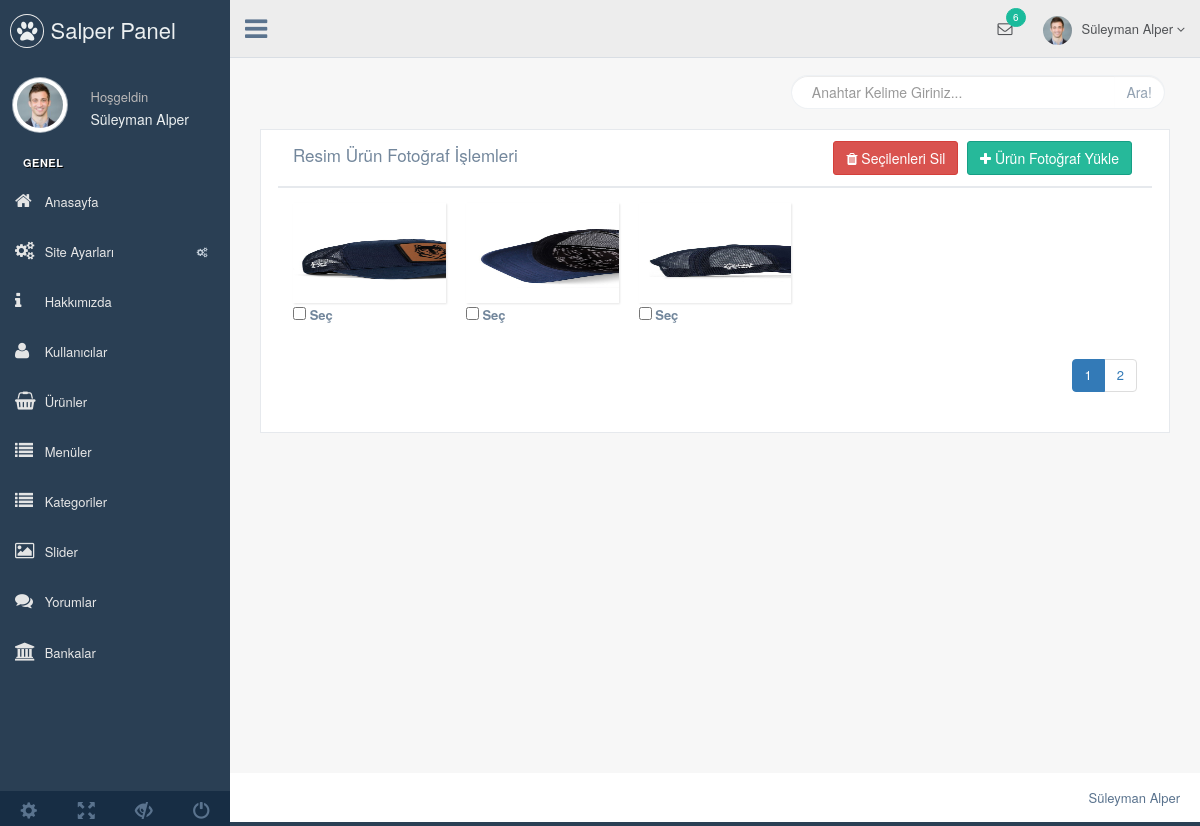
/eticaret/nedmin/production/urun-galeri.php?urun_id=23 (signed in), run on the app's committed database.
### tables this page shows
CREATE TABLE `kullanici` (
  `kullanici_id` int(11) NOT NULL,
  `kullanici_zaman` datetime NOT NULL DEFAULT current_timestamp(),
  `kullanici_resim` varchar(250) NOT NULL,
  `kullanici_tc` varchar(50) NOT NULL,
  `kullanici_ad` varchar(50) NOT NULL,
  `kullanici_mail` varchar(100) NOT NULL,
  `kullanici_gsm` varchar(50) NOT NULL,
  `kullanici_password` varchar(50) NOT NULL,
  `kullanici_adsoyad` varchar(50) NOT NULL,
  `kullanici_adres` varchar(250) NOT NULL,
  `kullanici_il` varchar(100) NOT NULL,
  `kullanici_ilce` varchar(100) NOT NULL,
  `kullanici_unvan` varchar(100) NOT NULL,
  `kullanici_yetki` varchar(50) NOT NULL,
  `kullanici_durum` int(1) NOT NULL DEFAULT 1
);

CREATE TABLE `urunfoto` (
  `urunfoto_id` int(11) NOT NULL,
  `urun_id` int(11) NOT NULL,
  `urunfoto_resimyol` varchar(255) NOT NULL,
  `urunfoto_sira` int(2) NOT NULL
);

### eticaret/nedmin/production/urun-galeri.php (the view, shortened to what this page needs)
<?php
include 'header.php';
?>
<div class="right_col" role="main">
  <div class="">
    <div class="page-title">
    </div>
    <div class="col-md-12">
      <div class="title_right">
        <div class="col-md-5 col-sm-5 col-xs-12 form-group pull-right top_search">
          <form action="" method="POST">
            <div class="input-group">
              <input type="text" class="form-control" name="aranan" placeholder="Anahtar Kelime Giriniz...">
              <span class="input-group-btn">
                <button class="btn btn-default" type="submit" name="arama">Ara!</button>
              </span>
            </div>
          </form>
        </div>
      </div>
    </div>
    <div class="clearfix"></div>
    <div class="row">
      <div class="col-md-12 col-sm-12 col-xs-12">
        <div class="col-md-12 col-sm-12 col-xs-12">
          <div class="x_panel">
            <div class="x_title">
              <div align="left" class="col-md-6">
                <h2>Resim Ürün Fotoğraf İşlemleri <small>
                    <?php
                    if (isset($_GET['durum'])) {
                      if ($_GET['durum'] == 'ok') { ?>
                        <b style="color:green;">İşlem başarılı...</b>
                      <?php } elseif ($_GET['durum'] == 'no') { ?>
                        <b style="color:red;">İşlem Başarısız...</b>
                    <?php }
                    } ?></small></h2><br>
              </div>
              <form action="../netting/islem.php" method="POST" enctype="multipart/form-data">
                <div align="right" class="col-md-6">
                  <button type="submit" name="urunfotosil" class="btn btn-danger "><i class="fa fa-trash" aria-hidden="true"></i> Seçilenleri Sil</button>
                  <a class="btn btn-success" href="urun-foto-yukle.php?urun_id=<?php echo $_GET['urun_id']; ?>"><i class="fa fa-plus" aria-hidden="true"></i> Ürün Fotoğraf Yükle</a>
                </div>
                <div class="clearfix"></div>
            </div>
            <div class="x_content">
              <?php
              $sayfada = 25;
              $sorgu = $db->prepare("select * from urunfoto");
              $sorgu->execute();
              $toplam_urunfoto = $sorgu->rowCount();
              $toplam_sayfa = ceil($toplam_urunfoto / $sayfada);
              $sayfa = isset($_GET['sayfa']) ? (int) $_GET['sayfa'] : 1;
              $limit = ($sayfa - 1) * $sayfada;
              $urunfotosor = $db->prepare("select * from urunfoto where urun_id=:urun_id order by urunfoto_id DESC limit $limit,$sayfada");
              $urunfotosor->execute(array(
                'urun_id' => $_GET['urun_id']
              ));
              while ($urunfotocek = $urunfotosor->fetch(PDO::FETCH_ASSOC)) { ?>
                <div class="col-md-55">
                  <label>
                    <div class="image view view-first">
                      <img style="width: 250px; height: 100px; display: block;" src="../../<?php echo $urunfotocek['urunfoto_resimyol']; ?>" alt="image" />
                    </div>
                    <input type="checkbox" name="urunfotosec[]" value="<?php echo $urunfotocek['urunfoto_id']; ?>"> Seç
                  </label>
                </div>
              <?php } ?>
              <div align="right" class="col-md-12">
                <ul class="pagination">
                  <?php
                  $s = 0;
                  while ($s < $toplam_sayfa) {
                    $s++; ?>
                    <?php
                    if ($s == $sayfa) { ?>
                      <li class="active">
                        <a href="urunfoto.php?sayfa=<?php echo $s; ?>"><?php echo $s; ?></a>
                      </li>
                    <?php } else { ?>
                      <li>
                        <a href="urunfoto.php?sayfa=<?php echo $s; ?>"><?php echo $s; ?></a>
                      </li>
                  <?php   }
                  }
                  ?>
                </ul>
              </div>
            </div>
          </div>
        </div>
      </div>
    </div>
  </div>
</div>
<?php include 'footer.php'; ?>

### eticaret/nedmin/production/header.php (shortened to what this page needs)
<?php
include '../netting/baglan.php';
$kullanicisor=$db->prepare("SELECT * FROM kullanici where kullanici_mail=:mail");
$kullanicisor->execute(array(
  'mail' => $_SESSION['kullanici_mail']
  ));
$kullanicicek=$kullanicisor->fetch(PDO::FETCH_ASSOC);
?>
<!DOCTYPE html>
<html lang="en">
<head>
  <link href="../vendors/bootstrap/dist/css/bootstrap.min.css" rel="stylesheet">
  <link href="../vendors/font-awesome/css/font-awesome.min.css" rel="stylesheet">
  <link href="../vendors/nprogress/nprogress.css" rel="stylesheet">
  <link href="../vendors/iCheck/skins/flat/green.css" rel="stylesheet">
  <link href="../vendors/datatables.net-bs/css/dataTables.bootstrap.min.css" rel="stylesheet">
  <link href="../vendors/datatables.net-buttons-bs/css/buttons.bootstrap.min.css" rel="stylesheet">
  <link href="../vendors/datatables.net-fixedheader-bs/css/fixedHeader.bootstrap.min.css" rel="stylesheet">
  <link href="../vendors/datatables.net-responsive-bs/css/responsive.bootstrap.min.css" rel="stylesheet">
  <link href="../vendors/datatables.net-scroller-bs/css/scroller.bootstrap.min.css" rel="stylesheet">
  <link href="../vendors/dropzone/dist/min/dropzone.min.css" rel="stylesheet">
  <link href="../build/css/custom.min.css" rel="stylesheet">
</head>
<body class="nav-md">
  <div class="container body">
    <div class="main_container">
      <div class="col-md-3 left_col">
        <div class="left_col scroll-view">
          <div class="navbar nav_title" style="border: 0;">
            <a href="index.php" class="site_title"><i class="fa fa-paw"></i> <span>Salper Panel</span></a>
          </div>
          <div class="profile clearfix">
            <div class="profile_pic">
              <img src="images/img.jpg" alt="..." class="img-circle profile_img">
            </div>
            <div class="profile_info">
              <span>Hoşgeldin</span>
              <h2><?php echo $kullanicicek['kullanici_adsoyad'] ?></h2>
            </div>
          </div>
          <br />
          <div id="sidebar-menu" class="main_menu_side hidden-print main_menu">
            <div class="menu_section">
              <h3>Genel</h3>
              <ul class="nav side-menu">
                <li><a href="index.php"><i class="fa fa-home"></i> Anasayfa </a></li>
                <li><a><i class="fa fa-cogs"></i> Site Ayarları <span class="fa fa-cogs"></span></a>
             </li>
             <li><a href="hakkimizda.php"><i class="fa fa-info"></i> Hakkımızda </a></li>
             <li><a href="kullanici.php"><i class="fa fa-user"></i> Kullanıcılar </a></li>
             <li><a href="urun.php"><i class="fa fa-shopping-basket"></i> Ürünler </a></li>
             <li><a href="menu.php"><i class="fa fa-list"></i> Menüler </a></li>
             <li><a href="kategori.php"><i class="fa fa-list"></i> Kategoriler </a></li>
             <li><a href="slider.php"><i class="fa fa-image"></i> Slider </a></li>
             <li><a href="yorum.php"><i class="fa fa-comments"></i> Yorumlar </a></li>
             <li><a href="banka.php"><i class="fa fa-bank"></i> Bankalar </a></li>
           </ul>
         </div>
       </div>
       <div class="sidebar-footer hidden-small">
        <a data-toggle="tooltip" data-placement="top" title="Settings">
          <span class="glyphicon glyphicon-cog" aria-hidden="true"></span>
        </a>
        <a data-toggle="tooltip" data-placement="top" title="FullScreen">
          <span class="glyphicon glyphicon-fullscreen" aria-hidden="true"></span>
        </a>
        <a data-toggle="tooltip" data-placement="top" title="Lock">
          <span class="glyphicon glyphicon-eye-close" aria-hidden="true"></span>
        </a>
        <a data-toggle="tooltip" data-placement="top" title="Logout">
          <span class="glyphicon glyphicon-off" aria-hidden="true"></span>
        </a>
      </div>
    </div>
  </div>
  <div class="top_nav">
    <div class="nav_menu">
      <nav>
        <div class="nav toggle">
          <a id="menu_toggle"><i class="fa fa-bars"></i></a>
        </div>
        <ul class="nav navbar-nav navbar-right">
          <li class="">
            <a href="javascript:;" class="user-profile dropdown-toggle" data-toggle="dropdown" aria-expanded="false">
              <img src="images/img.jpg" alt=""><?php echo $kullanicicek['kullanici_adsoyad'] ?>
              <span class=" fa fa-angle-down"></span>
            </a>
          </li>
          <li role="presentation" class="dropdown">
            <a href="javascript:;" class="dropdown-toggle info-number" data-toggle="dropdown" aria-expanded="false">
              <i class="fa fa-envelope-o"></i>
              <span class="badge bg-green">6</span>
            </a>
          </li>
        </ul>
      </nav>
    </div>
  </div>

### data on the page
kullanici: kullanici_adsoyad "Süleyman Alper"
urunfoto: urunfoto_resimyol (picture)
urunfoto: urunfoto_resimyol (picture)
urunfoto: urunfoto_resimyol (picture)
